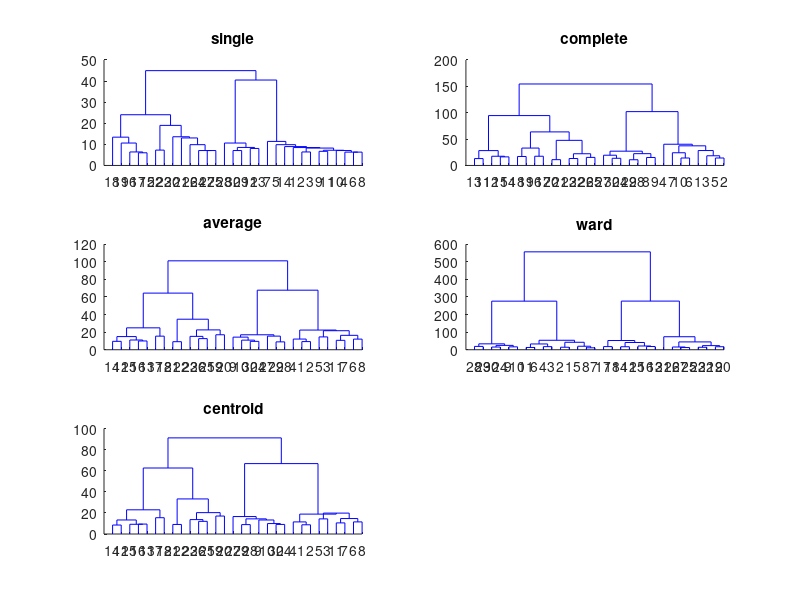

Reproduce this figure in MATLAB.
data = [4,   53;
    5     63;
    10    59;
    9      77;
    13     49;
    13     69;
    12     88;
    15     75;
    18     61;
    19     65;
    22     74;
    27     72;
    28     76;
    24     58;
    27     55;
    28     60;
    30     52;
    72     31;
    64     30;
    31     60;
    32     61;
    36     72;
    28     147;
    32     149;
    35      153;
    33     154;
    38      151;
    41       150;
    38       145;
    38       143;
    32       143;
    34        141;
    44        156;
    44        149;
    44         143;
    46         142;
    61         25;
    76         27;
    47         149;
    49          152;
    50         142;
    53         144;
    52         152;
    55         155;
    54         124;
    60         136;
    63          139;
    86         132;
    85         115;
    85         96;
    78         94;
    74         96;
    97        122;
    98         116;
    98         124;
    64         20;
    69         21;
    99         119;
    99         128;
    101        115;
    108        111;
    110        111;
    108        116;
    111        126;
    115        117;
    117        115;
    70          4;
    77          12;
    83          21;
    61          15;
    69          15;
    78          16;
    66          18;
    58          13;
    66          23];


treefigure1=linkage(data,   'single');
treefigure2=linkage(data,   'complete');
treefigure3=linkage(data,   'average');
treefigure4=linkage(data,   'ward');
treefigure5=linkage(data,   'centroid');

subplot(3,2,1)
dendrogram(treefigure1);
title('single');

subplot(3,2,2)
dendrogram(treefigure2);
title('complete');

subplot(3,2,3)
dendrogram(treefigure3);
title('average');

subplot(3,2,4)
dendrogram(treefigure4);
title('ward');

subplot(3,2,5)
dendrogram(treefigure5);
title('centroid');
